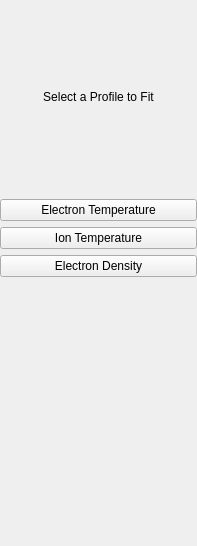
<?xml version="1.0" encoding="UTF-8"?>
<ui version="4.0">
 <class>ProfileSelectWidget</class>
 <widget class="QWidget" name="ProfileSelectWidget">
  <property name="geometry">
   <rect>
    <x>0</x>
    <y>0</y>
    <width>197</width>
    <height>546</height>
   </rect>
  </property>
  <property name="windowTitle">
   <string>Select Profile</string>
  </property>
  <layout class="QGridLayout" name="gridLayout">
   <property name="margin">
    <number>0</number>
   </property>
   <item row="0" column="0">
    <widget class="QFrame" name="frame_2">
     <layout class="QGridLayout" name="gridLayout_3">
      <property name="margin">
       <number>0</number>
      </property>
      <item row="0" column="0">
       <spacer name="verticalSpacer">
        <property name="orientation">
         <enum>Qt::Vertical</enum>
        </property>
        <property name="sizeHint" stdset="0">
         <size>
          <width>20</width>
          <height>40</height>
         </size>
        </property>
       </spacer>
      </item>
      <item row="1" column="0">
       <widget class="QLabel" name="lSelectProfile">
        <property name="sizePolicy">
         <sizepolicy hsizetype="Preferred" vsizetype="Fixed">
          <horstretch>0</horstretch>
          <verstretch>0</verstretch>
         </sizepolicy>
        </property>
        <property name="text">
         <string>Select a Profile to Fit</string>
        </property>
        <property name="alignment">
         <set>Qt::AlignCenter</set>
        </property>
       </widget>
      </item>
      <item row="2" column="0">
       <spacer name="verticalSpacer_3">
        <property name="orientation">
         <enum>Qt::Vertical</enum>
        </property>
        <property name="sizeHint" stdset="0">
         <size>
          <width>20</width>
          <height>40</height>
         </size>
        </property>
       </spacer>
      </item>
      <item row="3" column="0">
       <widget class="QFrame" name="frame">
        <layout class="QGridLayout" name="gridLayout_2">
         <property name="margin">
          <number>0</number>
         </property>
         <item row="2" column="0">
          <widget class="QPushButton" name="bIonTemperature">
           <property name="enabled">
            <bool>true</bool>
           </property>
           <property name="text">
            <string>Ion Temperature</string>
           </property>
          </widget>
         </item>
         <item row="3" column="0">
          <widget class="QPushButton" name="bElectronDensity">
           <property name="text">
            <string>Electron Density</string>
           </property>
          </widget>
         </item>
         <item row="0" column="0">
          <widget class="QPushButton" name="bElectronTemperature">
           <property name="text">
            <string>Electron Temperature</string>
           </property>
          </widget>
         </item>
        </layout>
       </widget>
      </item>
      <item row="4" column="0">
       <spacer name="verticalSpacer_2">
        <property name="orientation">
         <enum>Qt::Vertical</enum>
        </property>
        <property name="sizeHint" stdset="0">
         <size>
          <width>17</width>
          <height>80</height>
         </size>
        </property>
       </spacer>
      </item>
      <item row="5" column="0">
       <spacer name="verticalSpacer_4">
        <property name="orientation">
         <enum>Qt::Vertical</enum>
        </property>
        <property name="sizeHint" stdset="0">
         <size>
          <width>20</width>
          <height>40</height>
         </size>
        </property>
       </spacer>
      </item>
      <item row="6" column="0">
       <spacer name="verticalSpacer_5">
        <property name="orientation">
         <enum>Qt::Vertical</enum>
        </property>
        <property name="sizeHint" stdset="0">
         <size>
          <width>20</width>
          <height>57</height>
         </size>
        </property>
       </spacer>
      </item>
     </layout>
    </widget>
   </item>
  </layout>
 </widget>
 <resources>
  <include location="res.qrc"/>
 </resources>
 <connections/>
</ui>
